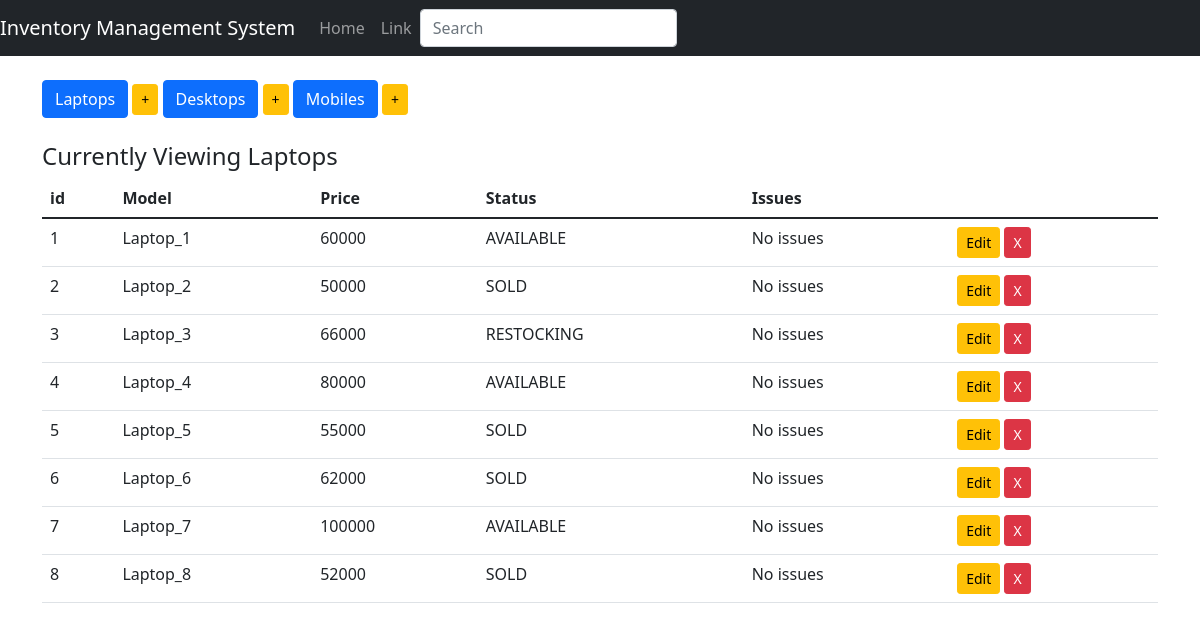
The page /display_laptop/ on the database as committed earlier.
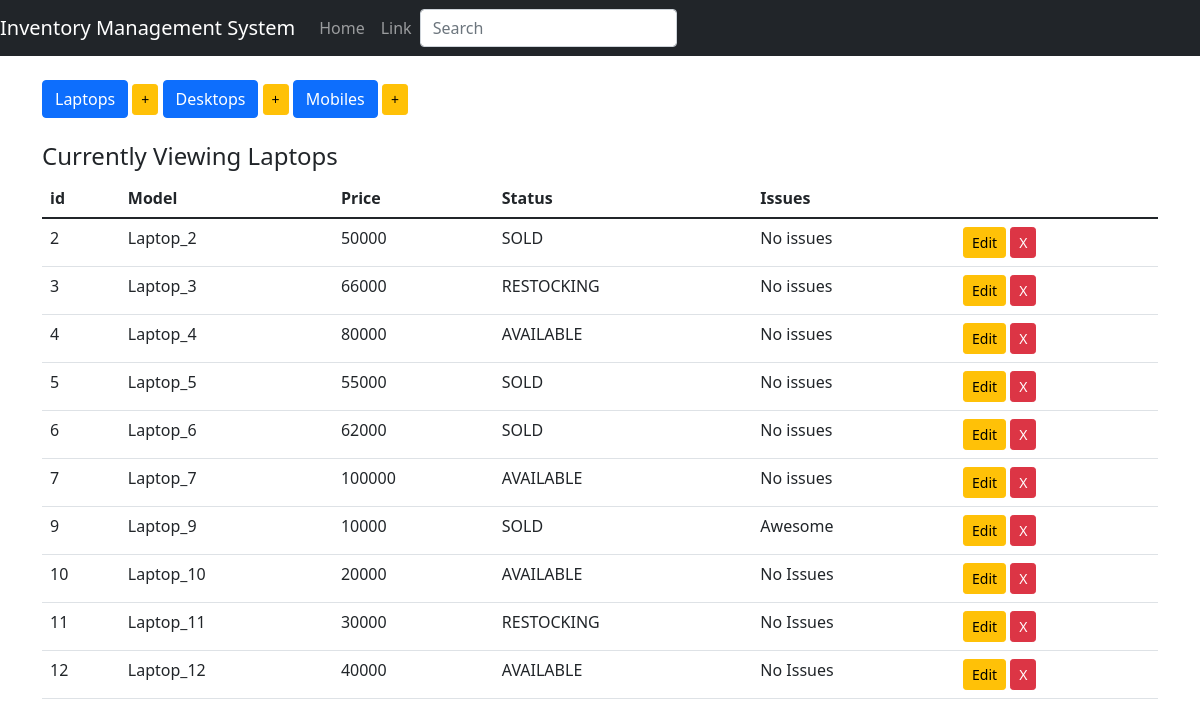
The same page on the database as committed later.
### inventoryApp/models.py (models this page shows, shortened)
class Device(models.Model): #name of the table
    type = models.CharField(max_length=100, blank=False) # name of the colmn
    price = models.IntegerField()
    choices = (
        ('AVAILABLE', 'Item ready to purchased'),
        ('SOLD', 'Item sold'),
        ('RESTOCKING', 'Item restocking in few days')
    )
    status = models.CharField(max_length=10, choices=choices, default="SOLD") #Available, Sold, Restocking
    issues = models.CharField(max_length=100, default="No issues")
    class Meta:
        abstract = True

class Laptop(Device):
    pass

### inventoryApp/views.py (the view)
# urls.py: path('display_laptop/', display_laptops, name = 'display_laptops'),
def display_laptops(request):
    items = Laptop.objects.all()
    context = {
        'items' : items,
        'header' : 'Laptops'
    }
    return render(request, 'home.html', context)

### inventoryApp/templates/home.html
{% extends 'base.html' %}
{% block body %}
<br>
    <div class="button-group">
        <a href="{% url 'display_laptops' %}" class="btn btn-primary btn-md" role="button"> Laptops</a>
        <a href="{% url 'add_laptops' %}" class="btn btn-warning btn-sm" role="button"> +</a>
        <a href="{% url 'display_desktops' %}" class="btn btn-primary btn-md" role="button"> Desktops</a>
        <a href="{% url 'add_desktops' %}" class="btn btn-warning btn-sm" role="button"> +</a>
        <a href="{% url 'display_mobiles' %}" class="btn btn-primary btn-md" role="button"> Mobiles</a>
        <a href="{% url 'add_mobiles' %}" class="btn btn-warning btn-sm" role="button"> +</a>
    </div>
<br>
    <h4>Currently Viewing {{header}}</h4>
    <table class="table table-hover">
        <thead>
            <tr>
                <th>id</th>
                <th>Model</th>
                <th>Price</th>
                <th>Status</th>
                <th>Issues</th>
            </tr>
        </thead>
        <tbody>
            {% for item in items %}
                <tr>
                    <td>{{item.pk}}</td>
                    <td>{{item.type}}</td>
                    <td>{{item.price}}</td>
                    <td>{{item.status}}</td>
                    <td>{{item.issues}}</td>
                    {% if header|lower == "laptops" %}
                    <td>
                        <a href="{% url 'edit_laptops' item.pk %}" class="btn btn-warning btn-sm" role="button"> Edit</a>
                        <a href="{% url 'delete_laptops' item.pk %}" class="btn btn-danger btn-sm" role="button"> X</a>
                    </td>
                    {% elif header|lower == "desktops" %}
                    <td>
                        <a href="{% url 'edit_desktops' item.pk %}" class="btn btn-warning btn-sm" role="button"> Edit</a>
                        <a href="{% url 'delete_desktops' item.pk %}" class="btn btn-danger btn-sm" role="button"> X</a>
                    </td>
                    {% else %}
                    <td>
                        <a href="{% url 'edit_mobiles' item.pk %}" class="btn btn-warning btn-sm" role="button"> Edit</a>
                        <a href="{% url 'delete_mobiles' item.pk %}" class="btn btn-danger btn-sm" role="button"> X</a>
                    </td>
                    {% endif %}
                </tr>
            {% endfor %}
        </tbody>
    </table>
{% endblock body %}

### inventoryApp/templates/base.html (shortened to what this page needs)
<html>
    <head>
    </head>
    {% load static %}
    <link rel="stylesheet" href="{% static '/css/style.css' %}">
    <link rel="stylesheet" href="{% static '/css/bootstrap.min.css' %}">
    <body>
        <nav class="navbar navbar-expand navbar-dark bg-dark">
            <a class="navbar-brand" href="{% url 'home' %}">Inventory Management System</a>
            <div class="collapse navbar-collapse" id="navbarsExample02">
              <ul class="navbar-nav mr-auto">
                <li class="nav-item active">
                  <a class="nav-link" href="{% url 'home' %}">Home</span></a>
                </li>
                <li class="nav-item">
                  <a class="nav-link" href="#">Link</a>
                </li>
              </ul>
              <form class="form-inline my-2 my-md-0">
                <input class="form-control" type="text" placeholder="Search">
              </form>
            </div>
          </nav>
          <div class="container">
              {% block body %}
              {% endblock body %}
          </div>
    </body>
</html>

Rows that differ between the two databases and show on the page:
removed Laptop: pk "1", type "Laptop_1", price "60000", status "AVAILABLE", issues "No issues"
removed Laptop: pk "8", type "Laptop_8", price "52000", status "SOLD", issues "No issues"
added Laptop: pk "9", type "Laptop_9", price "10000", status "SOLD", issues "Awesome"
added Laptop: pk "10", type "Laptop_10", price "20000", status "AVAILABLE", issues "No Issues"
added Laptop: pk "11", type "Laptop_11", price "30000", status "RESTOCKING", issues "No Issues"
added Laptop: pk "12", type "Laptop_12", price "40000", status "AVAILABLE", issues "No Issues"
